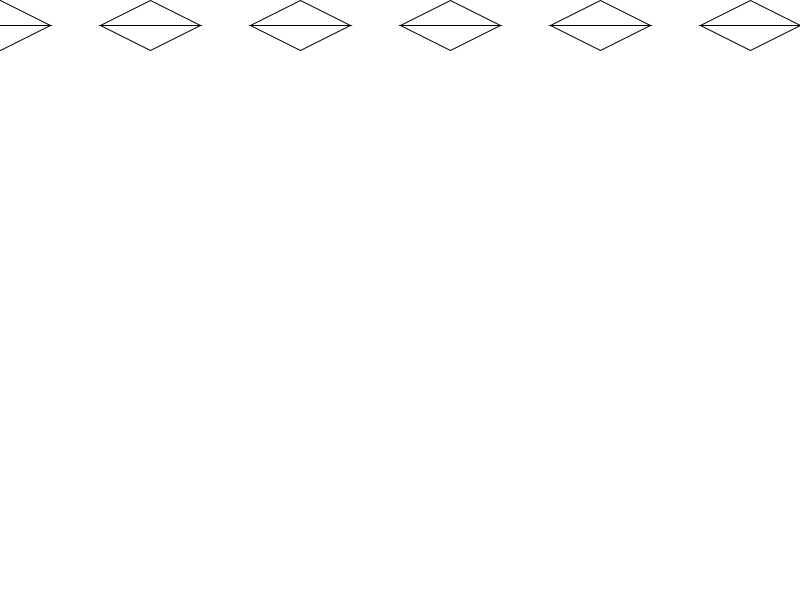
Frame 1 (no input)
Frame 60 (the mouse pressed at the canvas centre just before this capture): identical to frame 1, image omitted
Frame 120 (the mouse held since frame 60 and released just before this capture): identical to frame 1, image omitted

The Processing sketch that drew this single still picture (run headless with seeded random() and noise(); from frame 60 on, the mouse is pressed at the canvas centre):

// Processing sketch: U1_Checkpoint_1D_sketch
// ── U1_Checkpoint_1D_sketch.pde
//Sophia Song
//Feb 5 2025

void setup() {
  size(800, 600);
}

void draw() {
  background(255);
  shapes(0, 0);
}

void shapes(int x, int y) {
  while(y <= 600) {
    while(x <= 800) {
      part(x, y);
      x += 150;
    }
    y += 75;
  }
}

void part(int x, int y){
  triangle(x, y, x-50, y+25, x+50, y+25); 
  triangle(x-50, y+25, x+50, y+25, x, y+50);
}
void mousePressed() {
  
}

//void draw() {
//  if(mousePressed){
//    line(width/2, height/2, mouseX, mouseY);
//  }
  
//  if (dist(x, y, mouseX, mouseY) <200) { //circle button
    
//  }
  
//  rect(100, 100, 200, 100);
//  if(mouseX > 100 && mouseX < 300 && mouseY > 100 && mouseY < 200){  //rectangular button
//    stroke(0);
//  } 
//  else{
//    stroke(255);
//  }
    
//}

//void mousePressed() {
//  if (mouseX > 100 && mouseX < 300 && mouseY > 100 && mouseY < 200) {
//    bkg = bround;
//  }
//}

//void mouseReleased() {
//  line(width/2, height/2, mouseX, mouseY);
//}

// ── b.pde
void b() {
  background(0);
}

// ── c.pde
void c() {
  background(255);
}
